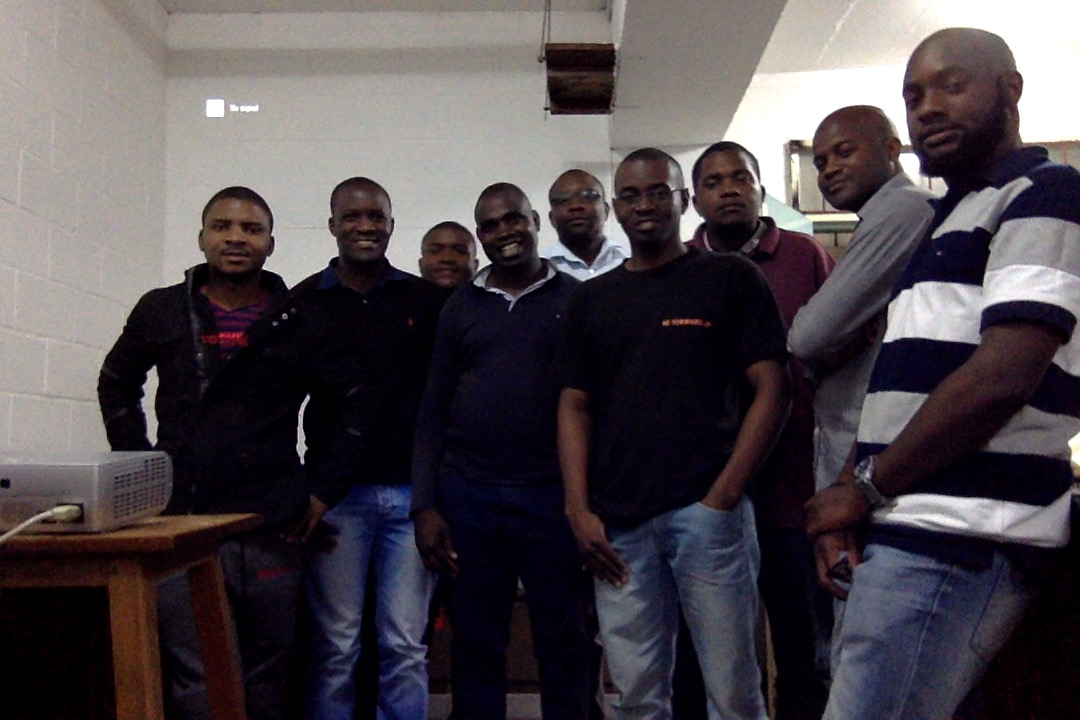
#> input picture AstroInterferometer/Dara2017.jpg, 1080 x 720 px, given in place of the camera
$ python Fourier_webcam.py
#> lines starting #> are read from the running program, lines starting #| are printed output that depends on the picture; after the words box and inside, x2 and y2 are one past the last pixel; in counts of white or black regions, pixels touching at a corner belong together
# Capture webcam input and perform Fourier transform
import cv2
import numpy as np
from skimage import exposure

cascPath = "haarcascade_frontalface_default.xml"
faceCascade = cv2.CascadeClassifier(cascPath)

video_capture = cv2.VideoCapture(0)

# Define the size of the window
window_size = (400,250)

# Define a circle which will be used for masking
xx, yy = np.mgrid[:window_size[1], :window_size[0]]
circle = (xx - window_size[1]/2.0) ** 2 + (yy - window_size[0]/2.0) ** 2


while True:
	# Capture frame-by-frame
	ret, frame = video_capture.read()
#> frame is the input picture: shape (720, 1080, 3); mean B, G, R 76.3, 71.5, 78.1

	# Display the resulting frame
	cv2.namedWindow("output", cv2.WINDOW_NORMAL)        # Create window with freedom of dimensions
	gray = cv2.cvtColor(frame, cv2.COLOR_BGR2GRAY)
	gray = cv2.resize(gray, (window_size[0], window_size[1]))
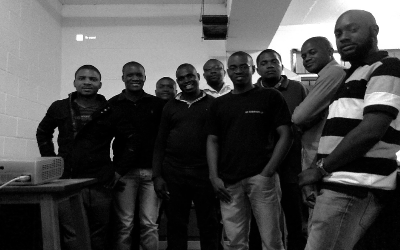
#> gray: shape (250, 400); min 0, max 255, mean 73.9
	cv2.imshow('Original', gray)

	# Smooth the edges using a Gaussian
	x, y = np.meshgrid(np.linspace(-1, 1, 400), np.linspace(-1, 1, 250))
	d = np.sqrt(x * x + y * y)
	sigma, mu = 0.5, 0.0
	gauss = np.exp(-((d - mu) ** 2 / (2.0 * sigma ** 2)))
	f2 = (gray * gauss)
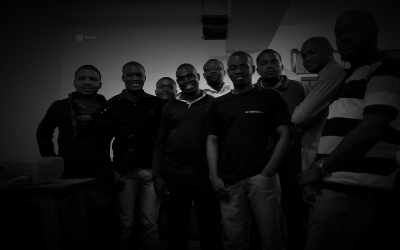
#> f2: shape (250, 400) float64; min 0, max 210.6, mean 19.5

	# Do the FFT of one of the image slices
	F = np.fft.fft2(f2)

	# Define the magnitude
	F_mag = np.abs(np.fft.fftshift(F))
	# Change it to 256 bits for display
	F_mag_bit = (((np.log(F_mag) - np.log(F_mag).min()) / (np.log(F_mag).max() - np.log(F_mag).min())) * 255.9).astype(np.uint8)
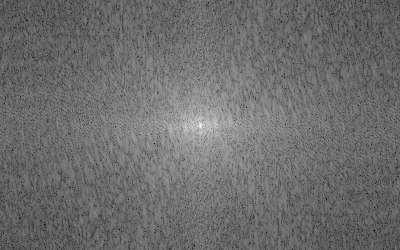
#> F_mag_bit: shape (250, 400); min 0, max 255, mean 109
	#F_mag_bit_contrast = exposure.rescale_intensity(F_mag_bit, in_range=(100, 255))
	cv2.imshow('Mag', F_mag_bit)

	# Do the same for the phase
	F_phase = np.angle(np.fft.fftshift(F))
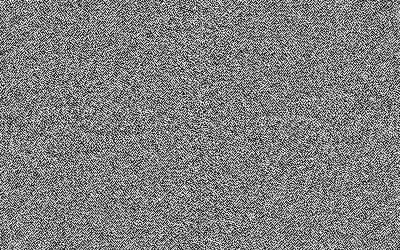
#> F_phase: shape (250, 400) float64; min -3.14, max 3.14, mean -3.14e-05; drawn with min black and max white
	F_phase_bit = (((F_phase - F_phase.min()) / (F_phase.max() - F_phase.min())) * 255.9).astype(np.uint8)
	F_phase_bit_contrast = exposure.rescale_intensity(F_phase_bit, in_range=(100, 255))
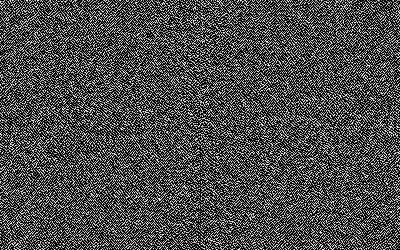
#> F_phase_bit_contrast: shape (250, 400); min 0, max 255, mean 77.4
	F_phase_bit_contrast[circle > 30000] = 0.0
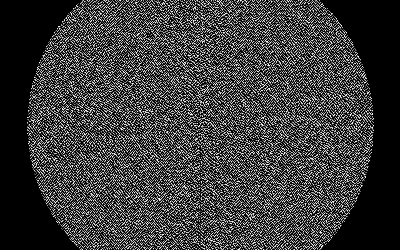
#> F_phase_bit_contrast: shape (250, 400); 13.11% of pixels changed, all inside (x1, y1, x2, y2) = (0, 0, 400, 250)

	cv2.imshow('Phase', F_phase_bit_contrast)

	F_low = np.zeros(F.shape, dtype=np.complex128)

	# Now mask the phase and magnitude images so we can fft them back and see the image
	F_low[circle < 30000] = F[circle < 30000]
	#F_high[circle > 30000] = F[circle > 30000]

	# Fourier transform the filtered images back to the image plane
	f_filtered_low = np.real(np.fft.ifft2(np.fft.ifftshift(F_low)))
	#f_filtered_high = np.real(np.fft.ifft2(np.fft.ifftshift(F_high)))

	cv2.imshow('low', np.log(np.abs(f_filtered_low)))
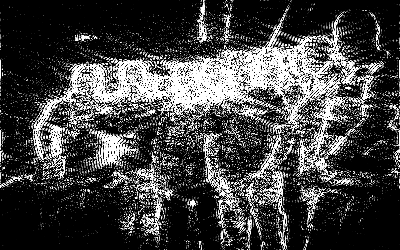
#> window 'low': shape (250, 400); min 0, max 255, mean 67.5


	if cv2.waitKey(1) & 0xFF == ord('q'):
#> (key q is pressed here)
		break


# When everything is done, release the capture
video_capture.release()
cv2.destroyAllWindows()
